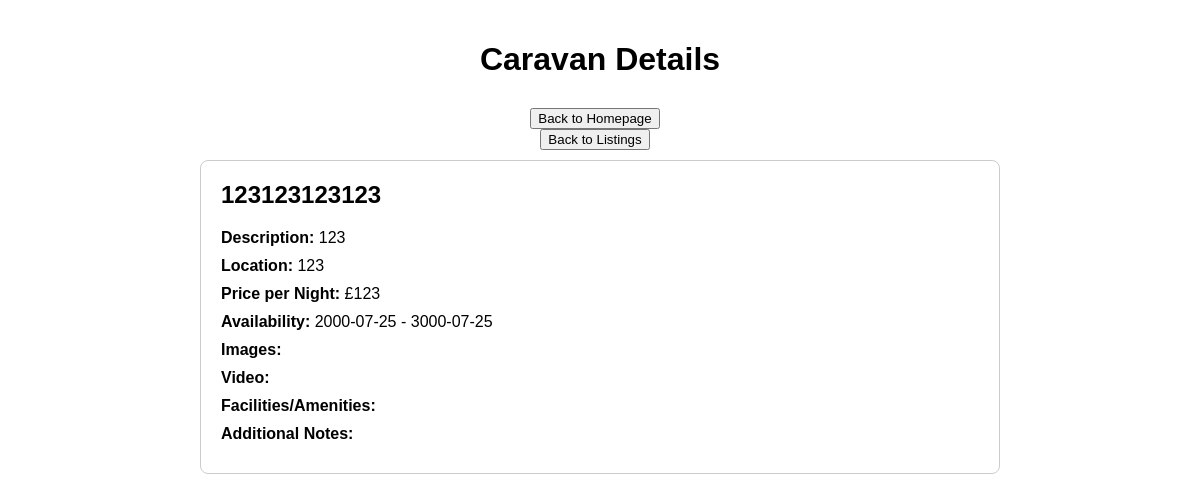
Screenshot of /viewcaravan.php?id=8 with the database file from the repository.
### tables this page shows
CREATE TABLE IF NOT EXISTS `caravan_details` (
  `name` varchar(50) NOT NULL,
  `description` varchar(250) NOT NULL,
  `location` varchar(50) NOT NULL,
  `pricepernight` int NOT NULL,
  `availabilityStart` varchar(50) NOT NULL,
  `availabilityEnd` varchar(50) NOT NULL,
  `image_url` varchar(250) NOT NULL,
  `video_url` varchar(250) NOT NULL,
  `amenities` varchar(250) NOT NULL,
  `notes` varchar(250) NOT NULL,
  `id` int NOT NULL AUTO_INCREMENT,
  `user_id` int NOT NULL,
  PRIMARY KEY (`id`)
);

### ViewCaravan.php (the view, shortened to what this page needs)
<?php
require_once 'config.php';
if(isset($_GET['id'])) {
    $caravan_id = $_GET['id'];
    $query = "SELECT * FROM caravan_details WHERE id = $caravan_id";
    $result = mysqli_query($conn, $query);
    if(mysqli_num_rows($result) > 0) {
        $caravan = mysqli_fetch_assoc($result);
        $name = $caravan['name'];
        $description = $caravan['description'];
        $location = $caravan['location'];
        $pricepernight = $caravan['pricepernight'];
        $availabilityStart = $caravan['availabilityStart'];
        $availabilityEnd = $caravan['availabilityEnd'];
        $image_url = $caravan['image_url'];
        $video_url = $caravan['video_url'];
        $amenities = $caravan['amenities'];
        $notes = $caravan['notes'];
    } else {
        echo "Caravan not found.";
        exit();
    }
} else {
    echo "Caravan ID not specified.";
    exit();
}
?>
<!DOCTYPE html>
<html lang="en">
<head>
    <link rel="stylesheet" type="text/css" href="viewcaravan.css">
</head>
<body>
<div class="container">
    <h1>Caravan Details</h1>
    <div class="navigation-buttons">
        <a href="homepage.php"><button type="button">Back to Homepage</button></a>
        <a href="ListOfCaravans.php"><button type="button">Back to Listings</button></a>
    </div>
    <div class="caravan-details">
        <h2><?php echo $name; ?></h2>
        <p><strong>Description:</strong> <?php echo $description; ?></p>
        <p><strong>Location:</strong> <?php echo $location; ?></p>
        <p><strong>Price per Night:</strong> £<?php echo $pricepernight; ?></p>
        <p><strong>Availability:</strong> <?php echo $availabilityStart . ' - ' . $availabilityEnd; ?></p>
        <p><strong>Images:</strong> <?php echo $image_url; ?></p>
        <p><strong>Video:</strong> <?php echo $video_url; ?></p>
        <p><strong>Facilities/Amenities:</strong> <?php echo $amenities; ?></p>
        <p><strong>Additional Notes:</strong> <?php echo $notes; ?></p>
    </div>
</div>
</body>
</html>

### ViewCaravan.css (style rules this page uses)
body { font-family: Arial, sans-serif; margin: 0; padding: 0; }
.container { max-width: 800px; margin: 0 auto; padding: 20px; }
h1 { text-align: center; margin-bottom: 20px; }
.caravan-details { border: 1px solid #ccc; border-radius: 8px; padding: 20px; margin-bottom: 20px; align-items: center; }
.caravan-details h2 { margin-top: 0; }
.caravan-details p { margin: 0; margin-bottom: 10px; }
.caravan-details p strong { font-weight: bold; }
.navigation-buttons { padding: 5px 10px;; color: white; border: none; border-radius: 5px; cursor: pointer; margin-right: 10px; display: flex; flex-direction: column; justify-content: center; align-items: center; padding: 10px; }

### rows the page displays
caravan_details: name "123123123123", description "123", location "123", pricepernight "123", availabilityStart "2000-07-25", availabilityEnd "3000-07-25"
